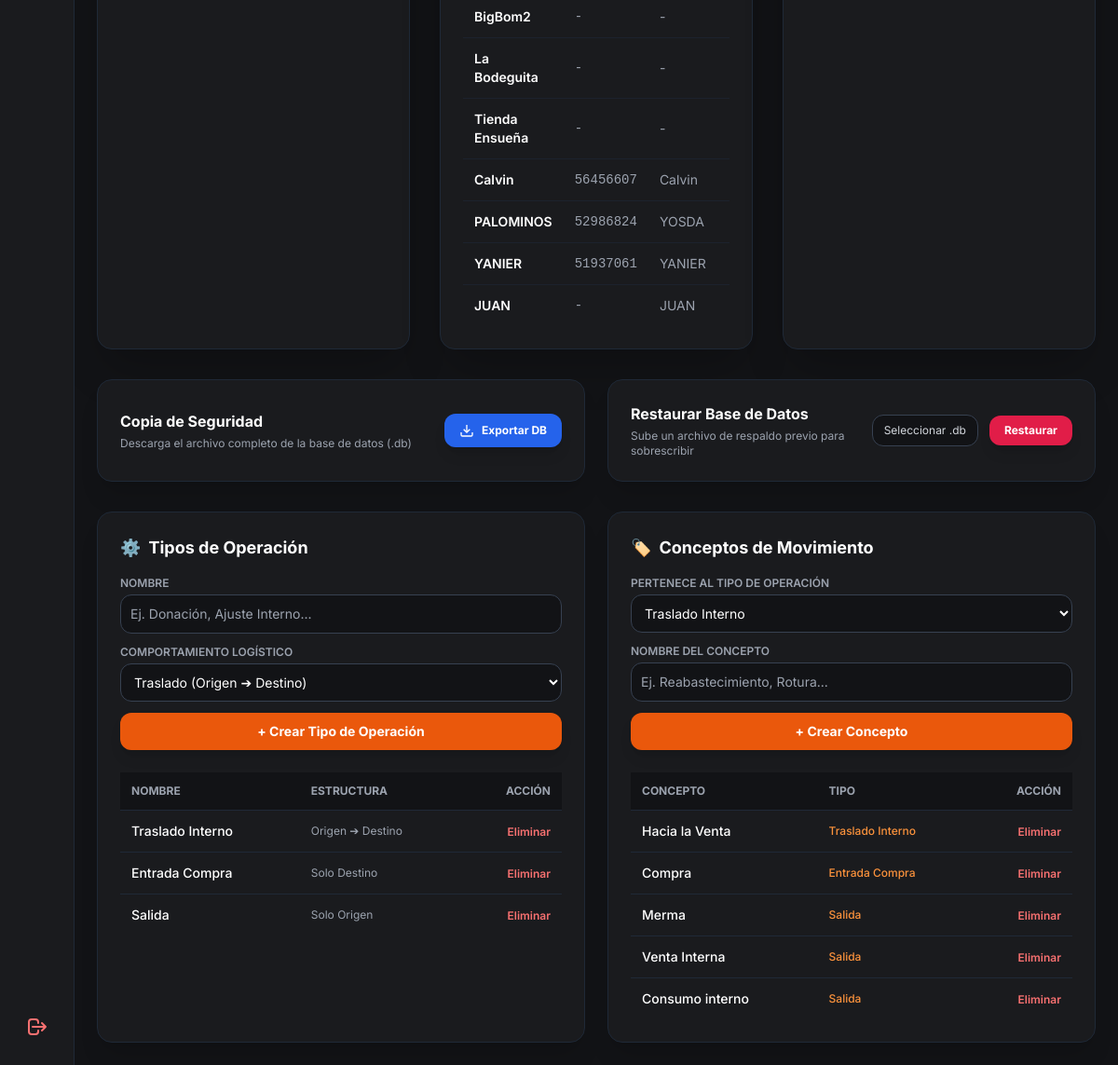
Before: /admin/gestion-entidades (signed in, lower part) with the older database file.
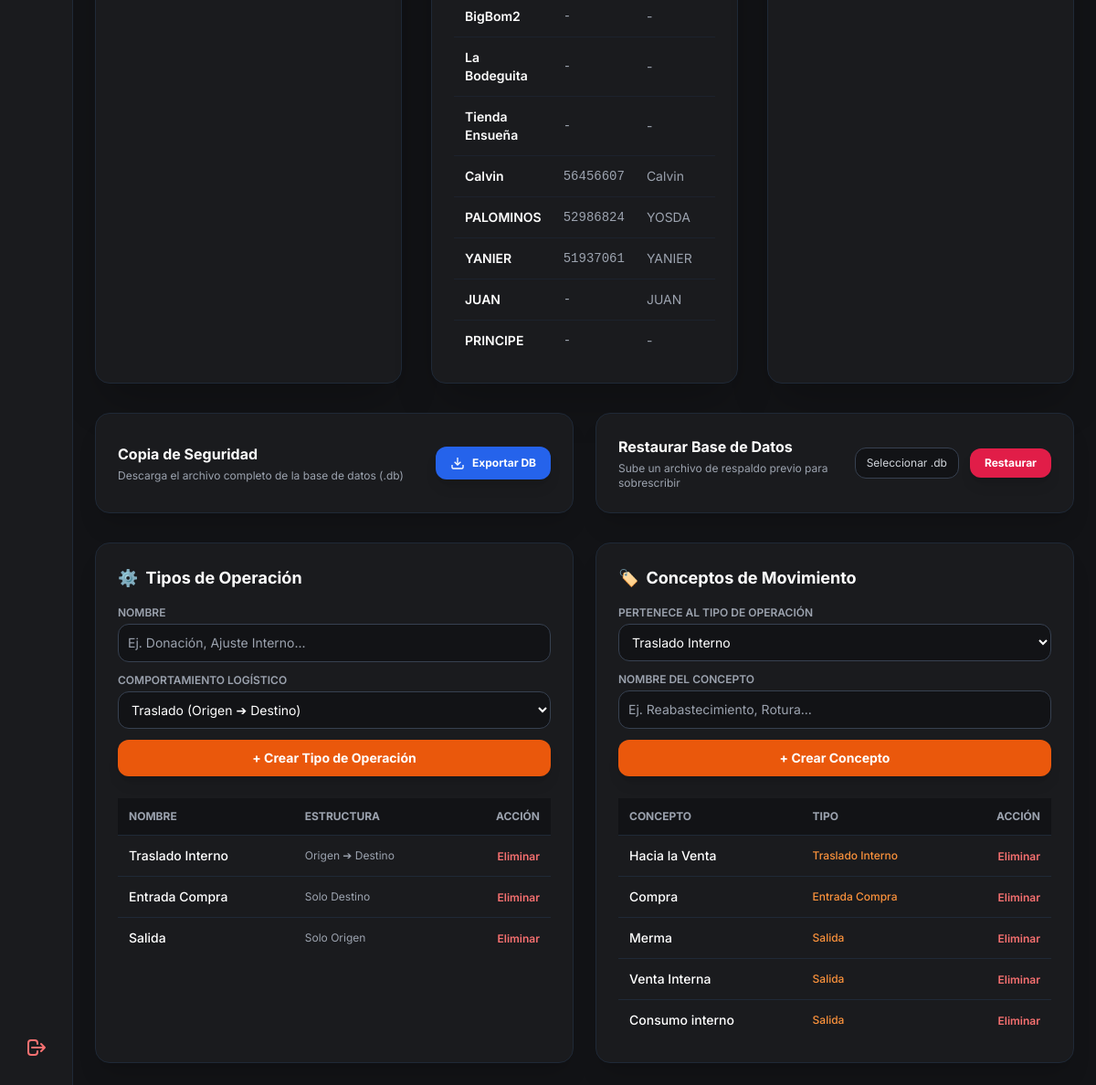
After: the same page with the newer database file.
### app.py (models this page shows)
class Proveedor(db.Model):
    __tablename__ = 'proveedores'
    id = db.Column(db.Integer, primary_key=True)
    nombre = db.Column(db.String(100), nullable=False, unique=True)
    telefono = db.Column(db.String(30), nullable=True)
    contacto = db.Column(db.String(100), nullable=True)

class TipoOperacion(db.Model):
    __tablename__ = 'tipos_operacion'
    id = db.Column(db.Integer, primary_key=True)
    nombre = db.Column(db.String(50), nullable=False) # Ej: "Traslado Interno", "Entrada de Inventario", "Salida / Ajuste"
    codigo = db.Column(db.String(20), unique=True, nullable=False) # 'traslado', 'entrada', 'salida'
    requiere_origen = db.Column(db.Boolean, default=True)
    requiere_destino = db.Column(db.Boolean, default=True)
    conceptos = db.relationship('ConceptoMovimiento', backref='tipo', cascade='all, delete-orphan', lazy=True)

class ConceptoMovimiento(db.Model):
    __tablename__ = 'conceptos_movimiento'
    id = db.Column(db.Integer, primary_key=True)
    nombre = db.Column(db.String(100), nullable=False)
    tipo_id = db.Column(db.Integer, db.ForeignKey('tipos_operacion.id'), nullable=False)

### app.py (the view)
@app.route('/admin/gestion-entidades', methods=['GET'])
def vista_gestion_entidades():
    if 'user' not in session or session.get('rol') != 'admin':
        return redirect(url_for('login'))
    almacenes = Almacen.query.all()
    proveedores = Proveedor.query.all()
    tipos_operacion = TipoOperacion.query.all()
    conceptos = ConceptoMovimiento.query.all()
    propietarios = Propietario.query.all()
    return render_template(
        'admin_gestion.html',
        almacenes=almacenes,
        proveedores=proveedores,
        tipos_operacion=tipos_operacion,
        conceptos=conceptos,
        propietarios = propietarios
    )

### app.py (called while the page is built)
@app.context_processor
def inject_today():
    return {'hoy': date.today()}

### templates/admin_gestion.html (shortened to what the changed rows need)
{% extends "base.html" %}
{% block content %}
<main class="p-6 space-y-8 flex-1 overflow-y-auto">
    <div class="grid grid-cols-1 lg:grid-cols-3 gap-8">
        <section class="bg-[#1a1b1e] border border-gray-800 rounded-2xl p-6 shadow-2xl flex flex-col justify-between">
            <div>
                <div class="overflow-x-auto">
                    <table class="w-full text-left border-collapse text-sm">
                        <tbody class="divide-y divide-gray-800/60">
                            {% for p in proveedores %}
                            <tr class="hover:bg-gray-800/30">
                                <td class="p-3 font-semibold text-white">{{ p.nombre }}</td>
                                <td class="p-3 text-gray-400 font-mono">{{ p.telefono if p.telefono else '-' }}</td>
                                <td class="p-3 text-gray-400">{{ p.contacto if p.contacto else '-' }}</td>
                            </tr>
                            {% else %}
                            <tr>
                                <td colspan="4" class="p-4 text-center text-gray-500">No hay proveedores creados.</td>
                            </tr>
                            {% endfor %}
                        </tbody>
                    </table>
                </div>
            </div>
        </section>
    </div>
    <div class="grid grid-cols-1 lg:grid-cols-2 gap-6">
        <div class="bg-[#1a1b1e] border border-gray-800 rounded-2xl p-6 shadow-xl">
            <h2 class="text-lg font-bold text-white mb-4 flex items-center gap-2">
                <span>⚙️</span> Tipos de Operación
            </h2>
            <div class="overflow-x-auto">
                <table class="w-full text-left text-sm text-gray-300">
                    <thead class="text-xs uppercase bg-[#121316] text-gray-400 border-b border-gray-800">
                        <tr>
                            <th class="p-3">Nombre</th>
                            <th class="p-3">Estructura</th>
                            <th class="p-3 text-right">Acción</th>
                        </tr>
                    </thead>
                    <tbody class="divide-y divide-gray-800">
                        {% for t in tipos_operacion %}
                        <tr class="hover:bg-gray-800/40">
                            <td class="p-3 font-medium text-white">{{ t.nombre }}</td>
                            <td class="p-3 text-xs text-gray-400">
                                {% if t.requiere_origen and t.requiere_destino %} Origen ➔ Destino
                                {% elif t.requiere_destino %} Solo Destino
                                {% else %} Solo Origen {% endif %}
                            </td>
                            <td class="p-3 text-right">
                                <form action="{{ url_for('eliminar_tipo_operacion', id=t.id) }}" method="POST" class="inline"
                                    onsubmit="return confirm('¿Eliminar tipo de operación?');">
                                    <button type="submit" class="text-red-400 hover:text-red-300 font-semibold text-xs">Eliminar</button>
                                </form>
                            </td>
                        </tr>
                        {% endfor %}
                    </tbody>
                </table>
            </div>
        </div>
        <div class="bg-[#1a1b1e] border border-gray-800 rounded-2xl p-6 shadow-xl">
            <h2 class="text-lg font-bold text-white mb-4 flex items-center gap-2">
                <span>🏷️</span> Conceptos de Movimiento
            </h2>
            <div class="overflow-x-auto">
                <table class="w-full text-left text-sm text-gray-300">
                    <thead class="text-xs uppercase bg-[#121316] text-gray-400 border-b border-gray-800">
                        <tr>
                            <th class="p-3">Concepto</th>
                            <th class="p-3">Tipo</th>
                            <th class="p-3 text-right">Acción</th>
                        </tr>
                    </thead>
                    <tbody class="divide-y divide-gray-800">
                        {% for c in conceptos %}
                        <tr class="hover:bg-gray-800/40">
                            <td class="p-3 font-medium text-white">{{ c.nombre }}</td>
                            <td class="p-3 text-xs text-orange-400 font-medium">{{ c.tipo.nombre }}</td>
                            <td class="p-3 text-right">
                                <form action="{{ url_for('eliminar_concepto', id=c.id) }}" method="POST" class="inline"
                                    onsubmit="return confirm('¿Eliminar concepto?');">
                                    <button type="submit" class="text-red-400 hover:text-red-300 font-semibold text-xs">Eliminar</button>
                                </form>
                            </td>
                        </tr>
                        {% endfor %}
                    </tbody>
                </table>
            </div>
        </div>
    </div>
</main>
{% endblock %}

Changed rows visible on the page:
added Proveedor: nombre "PRINCIPE", telefono "-", contacto "-"
